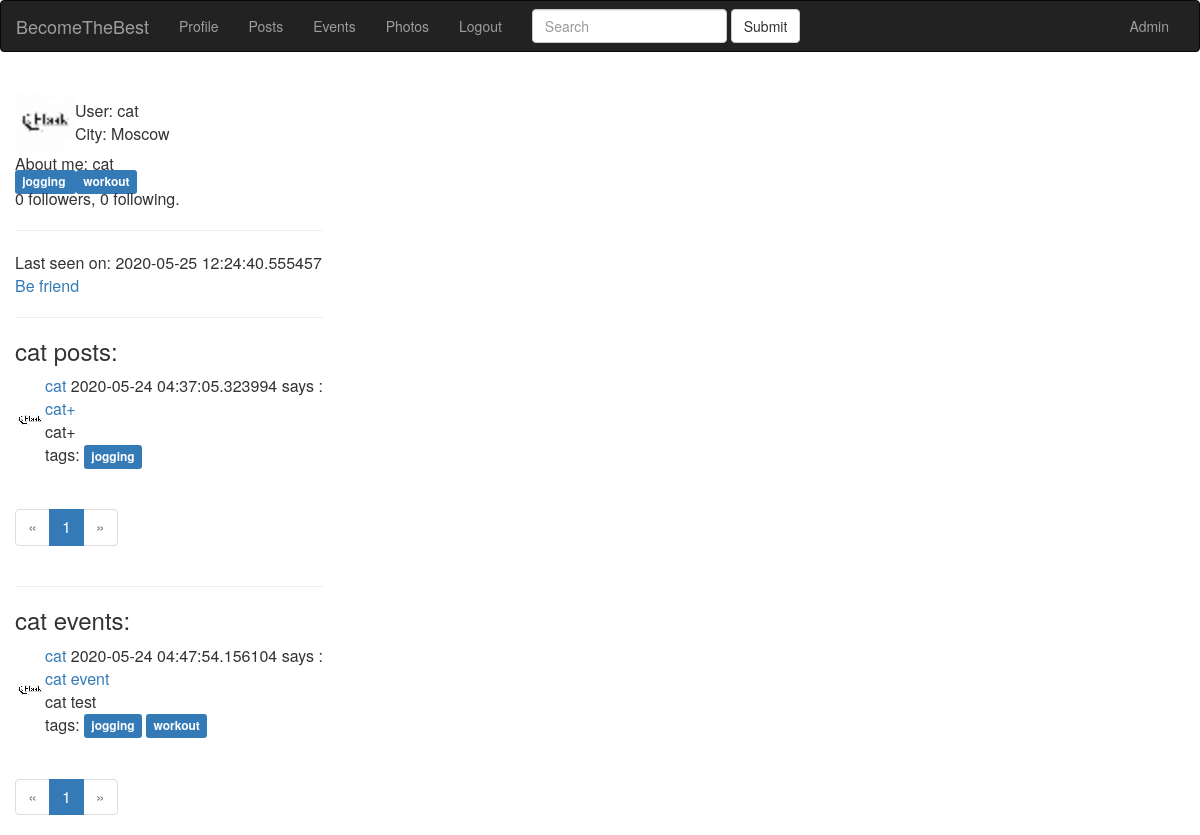
/user/cat (signed in), run on the app's committed database.
### app/models.py (models this page shows, shortened)
class User(UserMixin, db.Model):
    id = db.Column(db.Integer, primary_key=True)
    email = db.Column(db.String(120), index=True, unique=True)
    username = db.Column(db.String(64), index=True, unique=True)
    password_hash = db.Column(db.String(255))
    date = db.Column(db.DateTime, index=True, default=datetime.utcnow)
    timestamp = db.Column(db.String(128), default=int(time()))
    city = db.Column(db.String(128))
    about_me = db.Column(db.String(140))
    last_seen = db.Column(db.DateTime, default=datetime.utcnow)
    active = db.Column(db.Boolean)
    mentor = db.Column(db.Boolean, default=False)
    level = db.Column(db.Integer, default=0)
    tags = db.relationship(
        'Tag', secondary=user_tags, backref=db.backref('users_tags', lazy='dynamic'))
    roles = db.relationship(
        'Role', secondary=roles_users, backref=db.backref('users_roles', lazy='dynamic'))
    posts = db.relationship('Post', backref='author', lazy='dynamic')
    events = db.relationship('Event', backref='event_author', lazy='dynamic')
    photos = db.relationship('Photo', backref='photo_author', lazy='dynamic')
    def avatar(self):
        return 'user_data/{}/avatar/avatar.png'.format(self.username + self.timestamp)
    followed = db.relationship(
        'User', secondary=followers,
        primaryjoin=(followers.c.follower_id == id),
        secondaryjoin=(followers.c.followed_id == id),
        backref=db.backref('followers', lazy='dynamic'), lazy='dynamic')
    def is_following(self, user):
        return self.followed.filter(
            followers.c.followed_id == user.id).count() > 0

class Tag(db.Model):
    id = db.Column(db.Integer, primary_key=True)
    name = db.Column(db.String(100), unique=True)
    slug = db.Column(db.String(100))

class Post(db.Model):
    id = db.Column(db.Integer, primary_key=True)
    title = db.Column(db.String(140))
    slug = db.Column(db.String(140), unique=True)
    body = db.Column(db.Text)
    created = db.Column(db.DateTime, index=True, default=datetime.utcnow)
    user_id = db.Column(db.Integer, db.ForeignKey('user.id'))
    tags = db.relationship(
        'Tag', secondary=post_tags, backref=db.backref('posts_tags', lazy='dynamic'))

class Event(db.Model):
    id = db.Column(db.Integer, primary_key=True)
    event_title = db.Column(db.String(140))
    event_body = db.Column(db.Text)
    slug = db.Column(db.String(140), unique=True)
    created = db.Column(db.DateTime, index=True, default=datetime.utcnow)
    event_time = db.Column(db.DateTime)
    event_place = db.Column(db.Text)
    event_geo = db.Column(db.Text)
    event_starter = db.Column(db.Integer, db.ForeignKey('user.id'))
    event_crew = db.Column(db.Text)
    event_level = db.Column(db.Integer)
    tags = db.relationship(
        'Tag', secondary=event_tags, backref=db.backref('events_tags', lazy='dynamic'))

### app/blueprints/users/blueprint.py (the view)
@app.route('/user/<username>')
@login_required
def user(username):
    user = User.query.filter_by(username=username).first_or_404()
    page = request.args.get('page', 1, type=int)
    posts = user.posts.order_by(Post.created.desc())
    pages = posts.paginate(page=page, per_page=app.config['POSTS_PER_PAGE'])
    events = user.events.order_by(Event.created.desc())
    event_pages = events.paginate(page=page, per_page=app.config['POSTS_PER_PAGE'])
    return render_template('users/index.html', user=user, pages=pages, event_pages=event_pages)

### app/models.py (called while the page is built)
@login.user_loader
def load_user(id):
    return User.query.get(int(id))

### app/view.py (called while the page is built)
@app.before_request
def before_request():
    if current_user.is_authenticated:
        current_user.last_seen = datetime.utcnow()
        db.session.commit()

### app/blueprints/users/templates/users/index.html
{% extends 'base.html' %} {% block title %} User title {% endblock %} {% block content_title %} {% endblock %} {% block content %}
<table>
    <tr>
        <td><img src="{{ url_for('static', filename=user.avatar()) }}" width="60" height="60" alt="avatar" />
        </td>
        <td>
            User: {{ user.username }} <br> City: {{ user.city }}
        </td>
    </tr>
</table>
{% if user.about_me %} About me: {{ user.about_me }} {% endif %}
<br> {% for tag in user.tags %}
<a href="{{ url_for('users.tag_detail', slug=tag.slug) }}">
    <span class="label label-primary">
        {{ tag.name }}
    </span>
</a> {% endfor %}
<p>{{ user.followers.count() }} followers, {{ user.followed.count() }} following.</p>
<hr> {% if user.last_seen %} Last seen on: {{ user.last_seen }} {% endif %} {% if user.username == current_user.username %}
<p><a href="{{ url_for('users.edit_profile') }}">Edit your profile</a></p>
{% elif not current_user.is_following(user) %}
<p><a href="{{ url_for('users.follow', username=user.username) }}">Be friend</a></p>
{% else %}
<p><a href="{{ url_for('users.unfollow', username=user.username) }}">Unfriend</a></p>
{% endif %}
<hr>
<h3>{{user.username}} posts:</h3>
{% for post in pages.items %}
<div class="main-content">
    <table>
        <tr>
            <td><img src="{{ url_for('static', filename=post.author.avatar()) }}" width="30" height="30" alt="avatar" /></td>
            <td><a href="{{ url_for('user', username=post.author.username) }}">
                {{ post.author.username }}</a> {{ post.created }} says :
                <br>
                <a href="{{ url_for('posts.post_detail', slug=post.slug) }}">{{ post.title }}</a>
                <br> {{ post.body }}
                <div class="tags">
                    tags: {% for tag in post.tags %}
                    <a href="{{ url_for('posts.tag_detail', slug=tag.slug) }}">
                        <span class="label label-primary">{{ tag.name }}</span></a> {% endfor %}
                </div>
            </td>
        </tr>
    </table>
</div>
<br> {% endfor %}
<nav>
    <ul class="pagination">
        <li {% if not pages.has_prev %} class="disabled" {% endif %}>
            <a href="./{{user.username}}?page={{ pages.prev_num }}" aria-label="Previous">
                <span aria-hidden="true">&laquo;</span></a>
        </li>
        {% for page in pages.iter_pages() %}
        <li {% if page==pages.page %} class="active" {% endif %}>
            <a href="./{{user.username}}?page={{ page }}">{{page}} <span class="sr-only">(current)</span></a></li>
        {% endfor %}
        <li {% if not pages.has_next %} class="disabled" {% endif %}>
            <a href="./{{user.username}}?page={{ pages.next_num }}" aria-label="Next">
                <span aria-hidden="true">&raquo;</span></a>
        </li>
    </ul>
</nav>
<hr>
<h3>{{user.username}} events:</h3>
{% for event in event_pages.items %}
<div class="main-content">
    <table>
        <tr>
            <td><img src="{{ event.event_author.avatar() }}"></td>
            <td><a href="{{ url_for('user', username=event.event_author.username) }}">
                {{ event.event_author.username }}</a> {{ event.created }} says :
                <br>
                <a href="{{ url_for('events.event_detail', slug=event.slug) }}">{{ event.event_title }}</a>
                <br> {{ event.event_body }}
                <div class="tags">
                    tags: {% for tag in event.tags %}
                    <a href="{{ url_for('events.tag_detail', slug=tag.slug) }}">
                        <span class="label label-primary">{{ tag.name }}</span></a> {% endfor %}
                </div>
            </td>
        </tr>
    </table>
</div>
<br> {% endfor %}
<nav>
    <ul class="pagination">
        <li {% if not pages.has_prev %} class="disabled" {% endif %}>
            <a href="./{{user.username}}?page={{ pages.prev_num }}" aria-label="Previous">
                <span aria-hidden="true">&laquo;</span></a>
        </li>
        {% for page in event_pages.iter_pages() %}
        <li {% if page==event_pages.page %} class="active" {% endif %}>
            <a href="./{{user.username}}?page={{ page }}">{{page}} <span class="sr-only">(current)</span></a></li>
        {% endfor %}
        <li {% if not pages.has_next %} class="disabled" {% endif %}>
            <a href="./{{user.username}}?page={{ pages.next_num }}" aria-label="Next">
                <span aria-hidden="true">&raquo;</span></a>
        </li>
    </ul>
</nav>
{% endblock %}

### data on the page
User: username+timestamp (placeholder picture), username "cat", city "Moscow", about_me "cat", last_seen "2020-05-25 12:24:40.555457"
Tag: name "jogging"
Tag: name "workout"
Post: timestamp (placeholder picture), author.username "cat", created "2020-05-24 04:37:05.323994", title "cat+", body "cat+"
Event: event_author.avatar (placeholder picture), event_author.username "cat", created "2020-05-24 04:47:54.156104", event_title "cat event", event_body "cat test"

### other printed values
{{ user.followers.count() }} "0"
{{ user.followed.count() }} "0"
{{ page }} "1"
